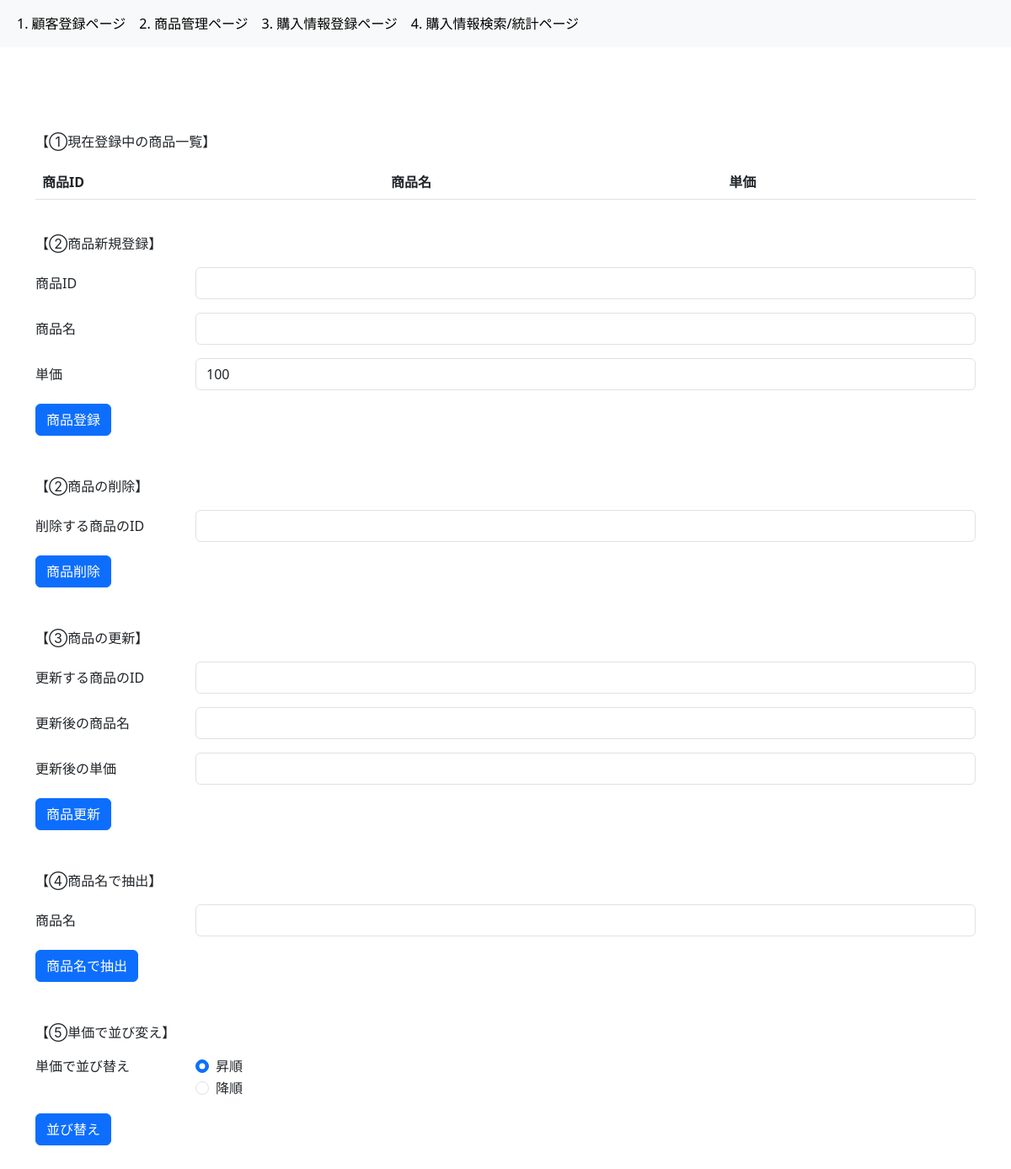
The page /item/ on the database as committed earlier.
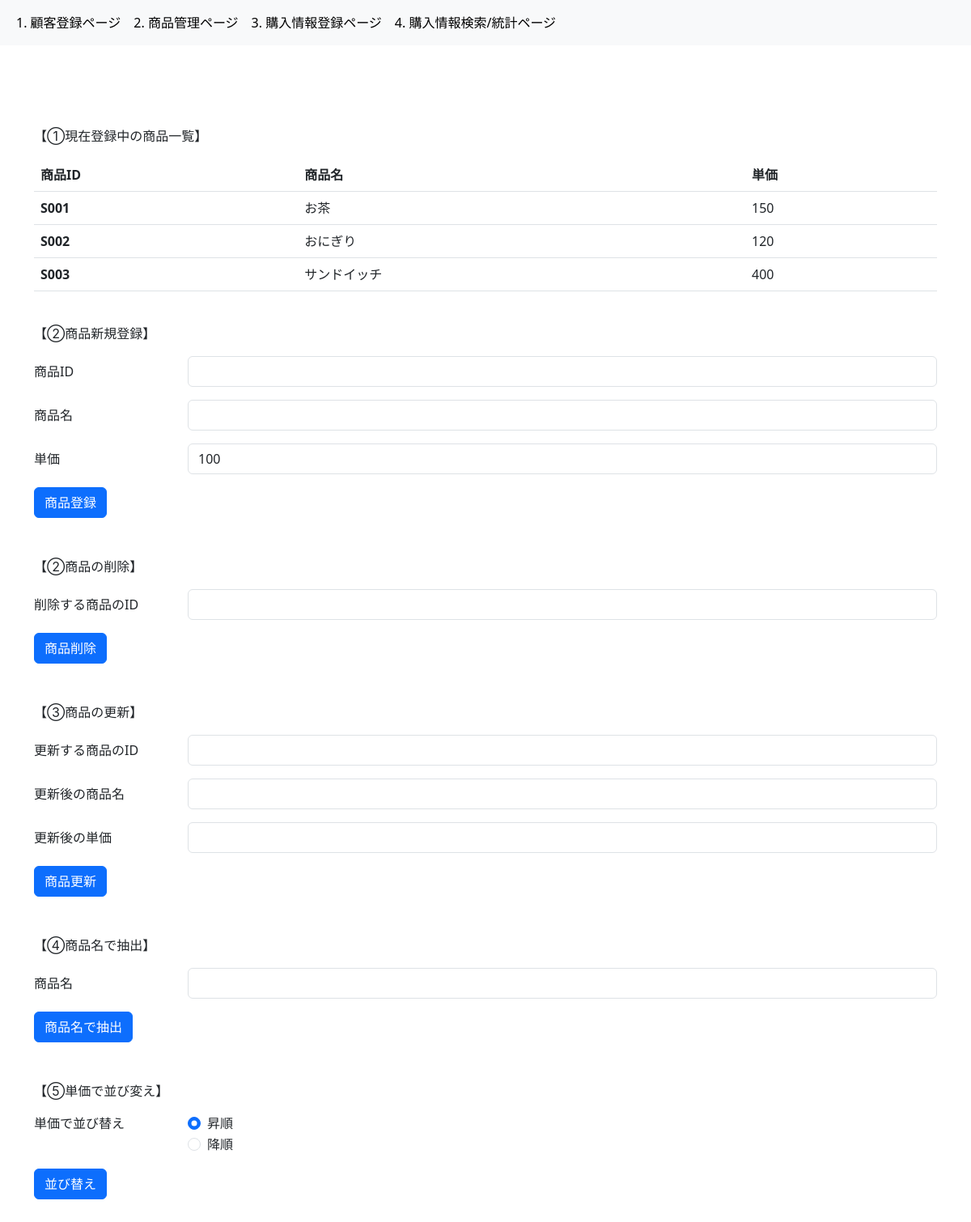
The same page on the database as committed later.
### models.py (models this page shows, shortened)
class Item(db.Model):
    __tablename__ = "items"
    item_id = db.Column(db.String, primary_key=True)
    item_name = db.Column(db.String, nullable=False)
    price = db.Column(db.Integer)
    purchase_details = db.relationship(
        "Purchase_detail", backref="items", cascade="delete")

### app2.py (the view)
@app.route("/item/")
def item():
    items = Item.query.all()
    return render_template("2_item.html", items=items)

### templates/2_item.html (shortened to what the changed rows need)
{% extends "base.html" %} {% block content %}
<table class="table">
  <thead>
    <tr>
      <th scope="col">商品ID</th>
      <th scope="col">商品名</th>
      <th scope="col">単価</th>
    </tr>
  </thead>
  <tbody>
    {% for item in items %}
    <tr>
      <th scope="row">{{ item.item_id }}</th>
      <td>{{ item.item_name }}</td>
      <td>{{ item.price }}</td>
    </tr>
    {% endfor %}
  </tbody>
</table>
<br />
<br />
<br />
<br />
<br />
<br />
<br />
<br />
<br />
<br />
<br />
{% endblock content %}

Rows that differ between the two databases and show on the page:
added Item: item_id "S001", item_name "お茶", price "150"
added Item: item_id "S002", item_name "おにぎり", price "120"
added Item: item_id "S003", item_name "サンドイッチ", price "400"
